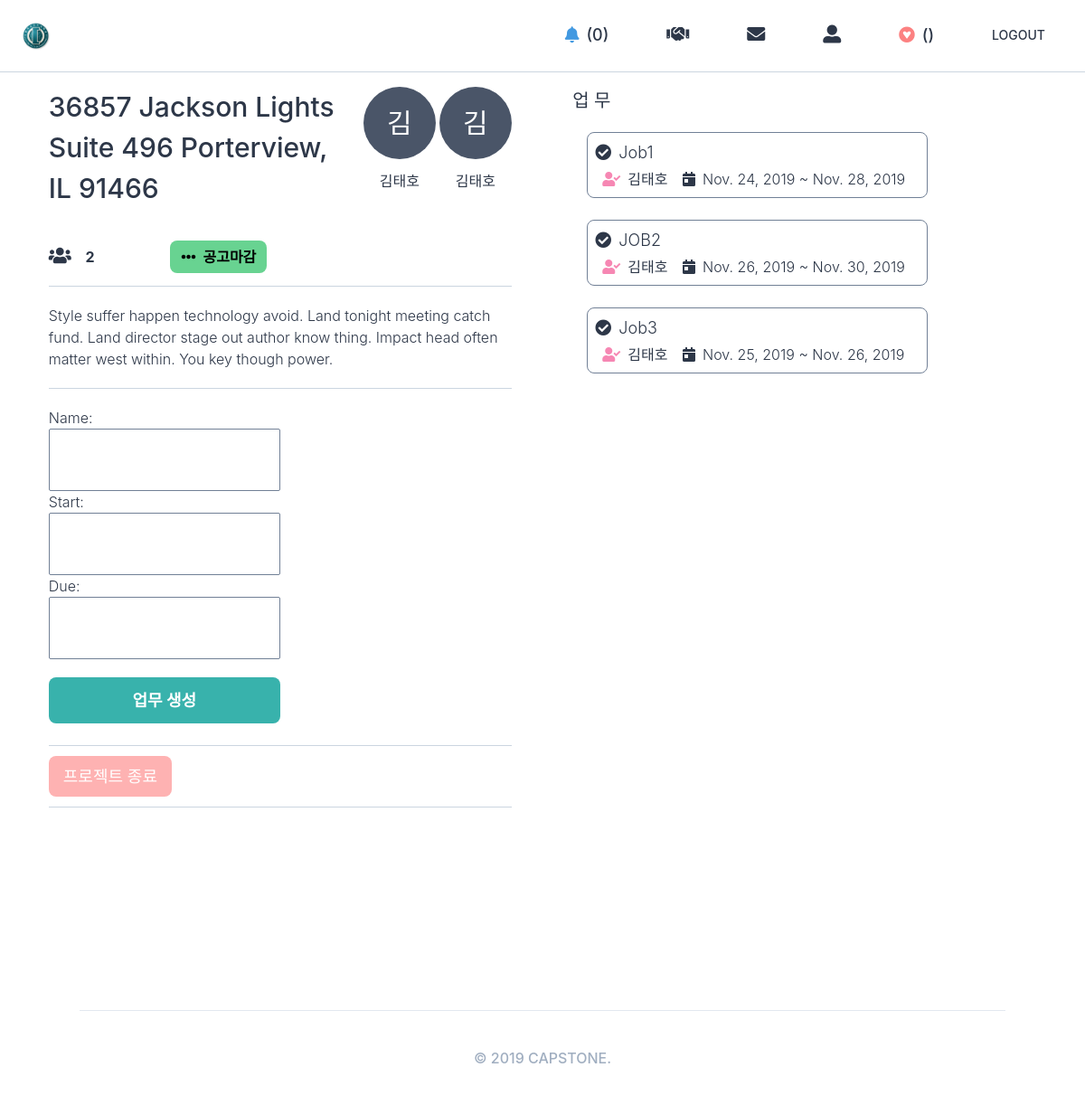
Screenshot of /projects/member/56/ (signed in) with the database file from the repository.
### users/models.py (models this page shows)
class User(AbstractUser):
    GENDER_MALE = "male"
    GENDER_FEMALE = "female"
    GENDER_CHOICES = (
        (GENDER_MALE, "남성"),
        (GENDER_FEMALE, "여성"),
    )
    MAJOR_1 = "글로벌지역학"
    MAJOR_2 = "EU전공"
    MAJOR_3 = "GlobalBusiness"
    MAJOR_4 = "TESOL영어학전공"
    MAJOR_5 = "광고PR브랜딩전공"
    MAJOR_6 = "교육학"
    MAJOR_7 = "국가리더전공"
    MAJOR_8 = "국제금융학과"
    MAJOR_9 = "국제스포츠레저전공"
    MAJOR_10 = "그리스불가리아학과"
    MAJOR_11 = "남아프리카어전공"
    MAJOR_12 = "독일어통번역학과"
    MAJOR_13 = "동아프리카어전공"
    MAJOR_14 = "동유럽학대학"
    MAJOR_15 = "러시아학과"
    MAJOR_16 = "루마니아어과"
    MAJOR_17 = "말레이인도네시아어통번역학과"
    MAJOR_18 = "문화콘텐츠학전공"
    MAJOR_19 = "바이오메디컬공학전공"
    MAJOR_20 = "방송영상뉴미디어전공"
    MAJOR_21 = "브라질학과"
    MAJOR_22 = "사학과"
    MAJOR_23 = "산업경영공학과"
    MAJOR_24 = "생명공학과"
    MAJOR_25 = "서아프리카어전공"
    MAJOR_26 = "세계문화예술경영전공"
    MAJOR_27 = "세르비아크로아티아어과"
    MAJOR_28 = "수학과"
    MAJOR_29 = "스페인어통번역학과"
    MAJOR_30 = "아랍어통번역학과"
    MAJOR_31 = "아프리카학부"
    MAJOR_32 = "언론정보전공"
    MAJOR_33 = "언어인지과학과"
    MAJOR_34 = "영미권통상통번역전공"
    MAJOR_35 = "영미문학번역전공"
    MAJOR_36 = "영어통번역학부"
    MAJOR_37 = "영어통번역학전공"
    MAJOR_38 = "우크라이나어과"
    MAJOR_39 = "융복합소프트웨어전공"
    MAJOR_40 = "이탈리아어통번역학과"
    MAJOR_41 = "인도학과"
    MAJOR_42 = "일본어통번역학과"
    MAJOR_43 = "전자공학과"
    MAJOR_44 = "전자물리학과"
    MAJOR_45 = "정보기록학전공"
    MAJOR_46 = "정보통신공학과"
    MAJOR_47 = "정치외교학과"
    MAJOR_48 = "중국어통번역학과"
    MAJOR_49 = "중앙아시아학과"
    MAJOR_50 = "지식콘텐츠전공"
    MAJOR_51 = "철학과"
    MAJOR_52 = "체코슬로바키아어과"
    MAJOR_53 = "컴퓨터전자시스템공학전공"
    MAJOR_54 = "태국어통번역학과"
    MAJOR_55 = "통계학과"
    MAJOR_56 = "폴란드어과"
    MAJOR_57 = "프랑스학과"
    MAJOR_58 = "한국학과"
    MAJOR_59 = "행정학과"
    MAJOR_60 = "헝가리어과"
    MAJOR_61 = "화학과"
    MAJOR_62 = "환경학과"
    MAJOR_CHOICES = (
        (MAJOR_1, "글로벌지역학"),
        (MAJOR_2, "EU전공"),
        (MAJOR_3, "GlobalBusiness"),
        (MAJOR_4, "TESOL영어학전공"),
        (MAJOR_5, "광고PR브랜딩전공"),
        (MAJOR_6, "교육학"),
        (MAJOR_7, "국가리더전공"),
        (MAJOR_8, "국제금융학과"),
        (MAJOR_9, "국제스포츠레저전공"),
        (MAJOR_10, "그리스불가리아학과"),
        (MAJOR_11, "남아프리카어전공"),
        (MAJOR_12, "독일어통번역학과"),
        (MAJOR_13, "동아프리카어전공"),
        (MAJOR_14, "동유럽학대학"),
        (MAJOR_15, "러시아학과"),
        (MAJOR_16, "루마니아어과"),
        (MAJOR_17, "말레이인도네시아어통번역학과"),
        (MAJOR_18, "문화콘텐츠학전공"),
        (MAJOR_19, "바이오메디컬공학전공"),
        (MAJOR_20, "방송영상뉴미디어전공"),
        (MAJOR_21, "브라질학과"),
        (MAJOR_22, "사학과"),
        (MAJOR_23, "산업경영공학과"),
        (MAJOR_24, "생명공학과"),
        (MAJOR_25, "서아프리카어전공"),
        (MAJOR_26, "세계문화예술경영전공"),
        (MAJOR_27, "세르비아크로아티아어과"),
        (MAJOR_28, "수학과"),
        (MAJOR_29, "스페인어통번역학과"),
        (MAJOR_30, "아랍어통번역학과"),
        (MAJOR_31, "아프리카학부"),
        (MAJOR_32, "언론정보전공"),
        (MAJOR_33, "언어인지과학과"),
        (MAJOR_34, "영미권통상통번역전공"),
        (MAJOR_35, "영미문학번역전공"),
        (MAJOR_36, "영어통번역학부"),
        (MAJOR_37, "영어통번역학전공"),
        (MAJOR_38, "우크라이나어과"),
        (MAJOR_39, "융복합소프트웨어전공"),
        (MAJOR_40, "이탈리아어통번역학과"),
        (MAJOR_41, "인도학과"),
        (MAJOR_42, "일본어통번역학과"),
        (MAJOR_43, "전자공학과"),
        (MAJOR_44, "전자물리학과"),
        (MAJOR_45, "정보기록학전공"),
        (MAJOR_46, "정보통신공학과"),
        (MAJOR_47, "정치외교학과"),
        (MAJOR_48, "중국어통번역학과"),
        (MAJOR_49, "중앙아시아학과"),
        (MAJOR_50, "지식콘텐츠전공"),
        (MAJOR_51, "철학과"),
        (MAJOR_52, "체코슬로바키아어과"),
        (MAJOR_53, "컴퓨터전자시스템공학전공"),
        (MAJOR_54, "태국어통번역학과"),
        (MAJOR_55, "통계학과"),
        (MAJOR_56, "폴란드어과"),
        (MAJOR_57, "프랑스학과"),
        (MAJOR_58, "한국학과"),
        (MAJOR_59, "행정학과"),
        (MAJOR_60, "헝가리어과"),
        (MAJOR_61, "화학과"),
        (MAJOR_62, "환경학과"),
    )
    LOGIN_EMAIL = "email"
    LOGIN_KAKAO = "kakao"
    LOGIN_CHOICES = (
        (LOGIN_EMAIL, "EMAIL"),
        (LOGIN_KAKAO, "KAKAO"),
    )
    gender = models.CharField(choices=GENDER_CHOICES, max_length=10, blank=True)
    bio = models.TextField(default="")
    major = models.CharField(choices=MAJOR_CHOICES, max_length=20, blank=True)
    login_method = models.CharField(
        choices=LOGIN_CHOICES, max_length=50, default=LOGIN_EMAIL
    )
    objects = core_managers.CustomUserManager()
    def get_absolute_url(self):
        return reverse("users:profile", kwargs={"pk": self.pk})

### projects/models.py (models this page shows, shortened)
class Project(core_models.TimeStampedModel):
    name = models.CharField(max_length=140)
    description = models.TextField()
    on_market = models.BooleanField(default=False)
    categories = models.ManyToManyField("Category", related_name="projects", blank=True)
    host = models.ForeignKey(
        "users.User", related_name="project_host", on_delete=models.CASCADE
    )
    def count_participants(self):
        return self.participants.count() + 1

class ProjectJob(core_models.TimeStampedModel):
    name = models.CharField(max_length=140)
    start = models.DateField()
    due = models.DateField()
    charger = models.ForeignKey(
        "users.User", related_name="project_jobs", on_delete=models.SET_NULL, null=True
    )
    project = models.ForeignKey(
        "Project", related_name="project_jobs", on_delete=models.CASCADE
    )

### participant/models.py (models this page shows)
class Participant(core_models.TimeStampedModel):
    user = models.ForeignKey(
        "users.User", related_name="participants", on_delete=models.CASCADE
    )
    project = models.ForeignKey(
        "projects.Project", related_name="participants", on_delete=models.CASCADE
    )

### projects/views.py (the view)
# urls.py: path("member/<int:pk>/", views.ProjectMemberDetail.as_view(), name="member-detail"),
class ProjectMemberDetail(user_mixins.LoggedInOnlyView, View):
    def get(self, *args, **kwargs):
        pk = kwargs.get("pk")
        project = models.Project.objects.get_or_none(pk=pk)
        if not project:
            raise Http404()
        project_job = models.ProjectJob.objects.filter(project=project)
        participants = participant_models.Participant.objects.filter(project=project)
        form = forms.CreateProjectJobForm()
        return render(
            self.request,
            "projects/member_project.html",
            {
                "project": project,
                "participants": participants,
                "project_job": project_job,
                "form": form,
            },
        )

### projects/forms.py (shortened to what this page needs)
class CreateProjectJobForm(forms.ModelForm):
    class Meta:
        model = models.ProjectJob
        fields = (
            "name",
            "start",
            "due",
        )

### core/managers.py (called while the page is built)
    def get_or_none(self, **kwargs):
        try:
            return self.get(**kwargs)
        except self.model.DoesNotExist:
            return None

### templates/projects/member_project.html (shortened to what this page needs)
{% extends "base.html" %}
{% load static %}
{% load on_favs check_apply %}
{% block content %}
    <div class="container mx-5 flex justify-around pb-56">
        <div class="w-1/2">
            <div class="flex justify-between">
                <div class="mr-8 mb-5">
                    <h4 class="text-3xl font-medium mb-px">{{project.name}}</h4>
                </div>
                <a href="{{project.host.get_absolute_url}}" class="flex flex-col items-center mr-1">
                    {% include "mixins/user_avatar.html" with user=project.host %}
                    <span class="mt-3 text-medium">{{project.host.first_name}}{{project.host.last_name}}</span>
                </a>
                {% for participant in participants %}
                    <a href="{{participant.user.get_absolute_url}}" class="flex flex-col items-center">
                        {% include "mixins/user_avatar.html" with user=participant.user %}
                        <span class="mt-3 text-medium">{{participant.user.first_name}}{{participant.user.last_name}}</span>
                    </a>
                {% endfor %}
            </div>
            <p class="border-b border-gray-400 pb-5 mt-5 font-bold">
                <i class="fas fa-users text-xl mr-3"></i>
                {{project.count_participants}}
                {% if project.on_market %}
                    <a href="{% url 'projects:toggle' project.pk %}" class="pro_zoom text-center ml-20 py-2 px-3 rounded-lg font-bold w-full text-black bg-green-400 hover:text-white-300"><i class="fas fa-ellipsis-h mr-2"></i>공고마감</a>
                {% else %}
                    <a href="{% url 'projects:toggle' project.pk %}" class="pro_zoom text-center ml-20 py-2 px-3 rounded-lg font-bold w-full text-black bg-yellow-500 hover:text-white-300"><i class="fas fa-share-alt mr-2"></i>공고등록</a>
                {% endif %}
            </p>
            <p class="border-b border-gray-400 pb-5 mt-5">
                {{project.description}}
            </p>
                <form action="{% url 'projects:create-job' project.pk %}" method="POST" class="w-1/2">
                    {{form}}
                    <button class="pro_zoom text-center py-3 rounded-lg font-bold text-lg w-full text-white bg-teal-500 mt-5">업무 생성</button>
                </form>
            <div class="border-b border-gray-400 pb-5 mt-1 flex flex-row">
            </div>
            <p class="border-b border-gray-400 pb-5 mt-5 pro_zoom">
                <a href="#" class="btn text-center py-3 px-4 rounded-lg font-medium text-lg w-full text-white bg-red-300 text-white hover:text-gray-300">프로젝트 종료</a>
            </p>
        </div>
        <div>
            <h4 class="font-medium text-xl mb-5 w-15 mr-2">업 무</h4>
            {% for j in project_job %}
                <li class="mb-2 list-none ml-4 mb-6 border border-gray-600 rounded-lg w-full p-2">
                    <div class="mb-1 text-lg"><i class="fas fa-check-circle mr-2"></i>{{j.name}}</div>
                    <span class="mr-3"><i class="fas fa-user-check mr-2 ml-2 text-pink-400"></i>{{j.charger.first_name}}{{j.charger.last_name}}</span>
                    <span><i class="fas fa-calendar-day mr-2"></i>{{j.start}} ~ {{j.due}}</span>
                </li>
            {% endfor %}
        </div>
    </div>
{% endblock content %}

### templates/partials/nav.html (shortened to what this page needs)
<ul class="flex items-center text-sm font-medium h-full">
    {% if user.is_authenticated %}
        <li class="nav_link text-lg pro_zoom"><a href="{% url 'users:notifications' user.pk %}"><i class="fas fa-bell text-lg mr-2 text-blue-500"></i>({{user.applyto.count}})</a></li>
        <li class="nav_link pro_zoom"><a href="{% url 'projects:create' %}"><i class="fas fa-handshake text-xl"></i></a></li>
        <li class="nav_link pro_zoom"><a href="{% url 'users:conversations' user.pk %}"><i class="fas fa-envelope text-xl"></i></a></li>
        <li class="nav_link pro_zoom"><a href="{{user.get_absolute_url}}"><i class="fas fa-user-alt text-xl"></i></a></li>
        <li class="nav_link text-lg pro_zoom"><a href="{% url 'lists:see-favs' %}"><i class="fab fa-gratipay text-lg mr-2 text-red-400"></i>({{user.list.projects.count}})</a></li>
        <li class="nav_link pro_zoom"><a href="{% url 'users:logout' %}">LOGOUT</a></li>
    {% else %}
        <li class="nav_link pro_zoom"><a href="{% url 'users:login' %}">LOGIN</a></li>
        <li class="nav_link pro_zoom"><a href="{% url 'users:signup' %}">JOIN</a></li>
    {% endif %}
</ul>

### templates/mixins/user_avatar.html
<div class="{{h_and_w|default:'h-20 w-20'}} bg-gray-700 rounded-full text-white flex justify-center items-center">
    <span class="{{text|default:'text-3xl'}}">{{user.first_name|first}}</span>
</div>

### rows the page displays
User: applyto.count "0"
Project: name "36857 Jackson Lights Suite 496 Porterview, IL 91466", host.first_name "김", host.last_name "태호", count_participants "2", description "Style suffer happen technology avoid. Land tonight meeting catch fund. Land director stage out author know thing. Impact head often matter west within. You key though power."
User: first_name|first "김"
Participant: user.first_name "김", user.last_name "태호"
ProjectJob: name "Job1", charger.first_name "김", charger.last_name "태호", start "Nov. 24, 2019", due "Nov. 28, 2019"
ProjectJob: name "JOB2", charger.first_name "김", charger.last_name "태호", start "Nov. 26, 2019", due "Nov. 30, 2019"
ProjectJob: name "Job3", charger.first_name "김", charger.last_name "태호", start "Nov. 25, 2019", due "Nov. 26, 2019"
